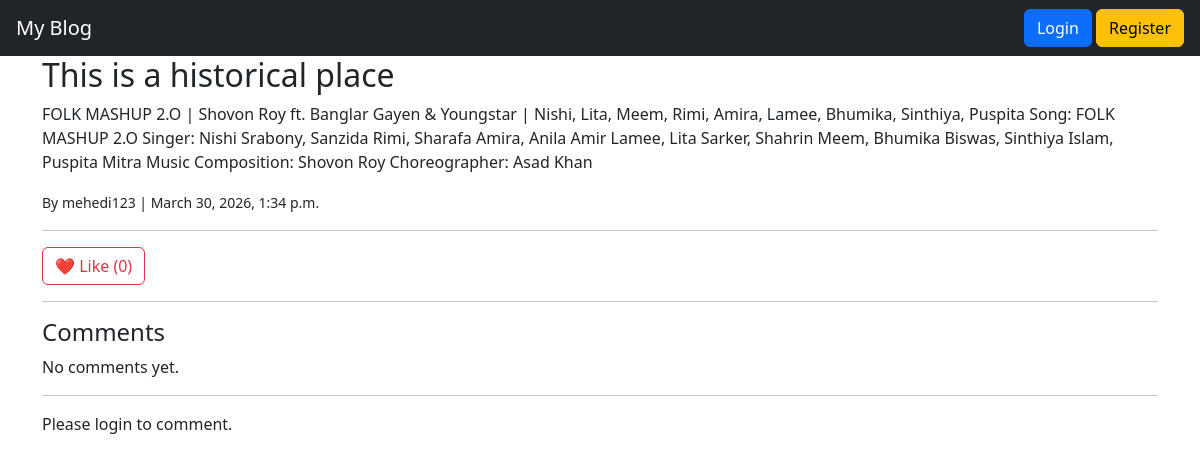
The app's page /post/1/ with its own data.
### blog/models.py (models this page shows, shortened)
class Post(models.Model):
    title = models.CharField(max_length=200)
    content = models.TextField()
    author = models.ForeignKey(User, on_delete=models.CASCADE)
    created_at = models.DateTimeField(auto_now_add=True)
    likes = models.ManyToManyField(User, related_name='post_likes', blank=True)
    def total_likes(self):
        return self.likes.count()

### blog/views.py (the view)
# urls.py: path('post/<int:id>/', views.post_detail, name='post_detail'),
def post_detail(request, id):
    post = Post.objects.get(id=id)
    comments = post.comments.all()
    return render(request, 'post_detail.html', {
        'post': post,
        'comments': comments
    })

### blog/templates/post_detail.html (shortened to what this page needs)
{% extends 'base.html' %}
{% block content %}
<h2>{{ post.title }}</h2>
<p>{{ post.content }}</p>
<small>By {{ post.author }} | {{ post.created_at }}</small>
<hr>
<form action="{% url 'like_post' post.id %}" method="POST">
    <button class="btn btn-outline-danger">
        ❤️ Like ({{ post.total_likes }})
    </button>
</form>
<hr>
<h4>Comments</h4>
{% for comment in comments %}
<div class="border p-2 mt-2">
    <strong>{{ comment.user }}</strong>
    <p>{{ comment.content }}</p>
</div>
{% empty %}
<p>No comments yet.</p>
{% endfor %}
<hr>
{% if user.is_authenticated %}
<form action="{% url 'add_comment' post.id %}" method="POST">
    {% csrf_token %}
    <textarea name="content" class="form-control" placeholder="Write a comment..." required></textarea>
    <br>
    <button class="btn btn-success">Add Comment</button>
</form>
{% else %}
<p>Please login to comment.</p>
{% endif %}
{% endblock %}

### records on screen
Post: title "This is a historical place", content "FOLK MASHUP 2.O | Shovon Roy ft. Banglar Gayen & Youngstar | Nishi, Lita, Meem, Rimi, Amira, Lamee, Bhumika, Sinthiya, Puspita Song: FOLK MASHUP 2.O Singer: Nishi Srabony, Sanzida Rimi, Sharafa Amira, Anila Amir Lamee, Lita Sarker, Shahrin Meem, Bhumika Biswas, Sinthiya Islam, Puspita Mitra Music Composition: Shovon Roy Choreographer: Asad Khan", author "mehedi123", created_at "March 30, 2026, 1:34 p.m.", total_likes "0"
